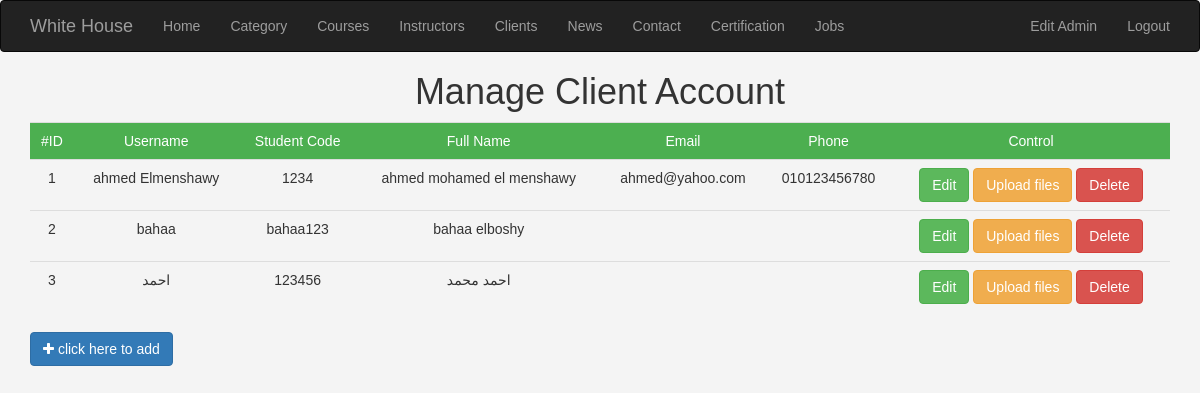
The app's page /WHA/admin/clients.php (signed in) with its own data.
### tables this page shows
CREATE TABLE IF NOT EXISTS `client` (
`clientID` int(7) NOT NULL,
  `userName` varchar(255) NOT NULL,
  `studentCode` varchar(255) NOT NULL,
  `fullName` varchar(255) NOT NULL,
  `email` varchar(255) NOT NULL,
  `phone` varchar(255) NOT NULL,
  `fileUpload1` longblob
);

### WHA/admin/clients.php (the view, shortened to what this page needs)
<?php
	if(isset($_SESSION['Username'])){
		include 'init.php';
 		include $tpl . 'header.inc';
 		$flag ='';
 		if(isset($_GET['flag'])){
 			$flag=$_GET['flag'];
 		}else{
 			$flag='Manage';
 		}
 		if ($flag=='Manage'){
 			$stmt=$con->prepare("SELECT * FROM client");
 			$stmt->execute();
 			$rows=$stmt->fetchAll();
 			?>
 				<h1 class="text-center">Manage Client Account</h1>
		 		<div class="container">
		 			<div class="table-responsive">
		 				<table class="main-table table table-border">
		 					<tr class="text-center">
		 						<td>#ID</td>
		 						<td>Username</td>
		 						<td>Student Code</td>
		 						<td>Full Name</td>
		 						<td>Email</td>
		 						<td>Phone</td>
		 						<td>Control</td>
		 					</tr>
		 					<?php
		 						foreach ($rows as $row) {
		 							echo "<tr class='text-center'>";
		 								echo "<td>" . $row['clientID'] . "</td>";
		 								echo "<td>" . $row['userName'] . "</td>";
		 								echo "<td>" . $row['studentCode'] . "</td>";
		 								echo "<td>" . $row['fullName'] . "</td>";
		 								echo "<td>" . $row['email'] . "</td>";
		 								echo "<td>" . $row['phone'] . "</td>";
		 								echo "<td>
		 										<a href='?flag=edit&clientID=" . $row["clientID"] ."' class='btn btn-success'>Edit</a>
		 										<a href='#' class='btn btn-warning'>Upload files</a>
		 										<a href='?flag=delete&clientID=" . $row["clientID"] ."' class='btn btn-danger'>Delete</a>
		 									 </td>";
		 							echo "</tr>";
		 						}
		 					?>
		 				</table>
		 			</div>
		 			<a href='?flag=add' class="btn btn-primary"><i class="fa fa-plus"> </i> click here to add</a>
		 		</div>
 			<?php
 		}else{
 			header('Location:clients.php');
 		}
	}else{
		header('Location:index.php');
		exit();
	}
?>
   <?php include $tpl . 'down.inc' ?>

### WHA/admin/layout/css/custom.css (style rules this page uses)
body { font-family: Arial, Helvetica, sans-serif; background-color: #f4f4f4; }
.main-table tr:first-child td { background-color: #4CAF50; color: #fff; }

### records on screen
client: clientID "1", userName "ahmed Elmenshawy", studentCode "1234", fullName "ahmed mohamed el menshawy", email "ahmed@yahoo.com", phone "010123456780"
client: clientID "2", userName "bahaa", studentCode "bahaa123", fullName "bahaa elboshy"
client: clientID "3", userName "احمد", studentCode "123456", fullName "احمد محمد"

### other values on screen
lang('HOME') "Home"
lang('CATEGORY') "Category"
lang('PAGE1') "Courses"
lang('PAGE2') "Instructors"
lang('PAGE3') "Clients"
lang('PAGE4') "News"
lang('PAGE5') "Contact"
lang('PAGE7') "Certification"
lang('PAGE8') "Jobs"
lang('PAGE6') "Edit Admin"
lang('LOGOUT') "Logout"
